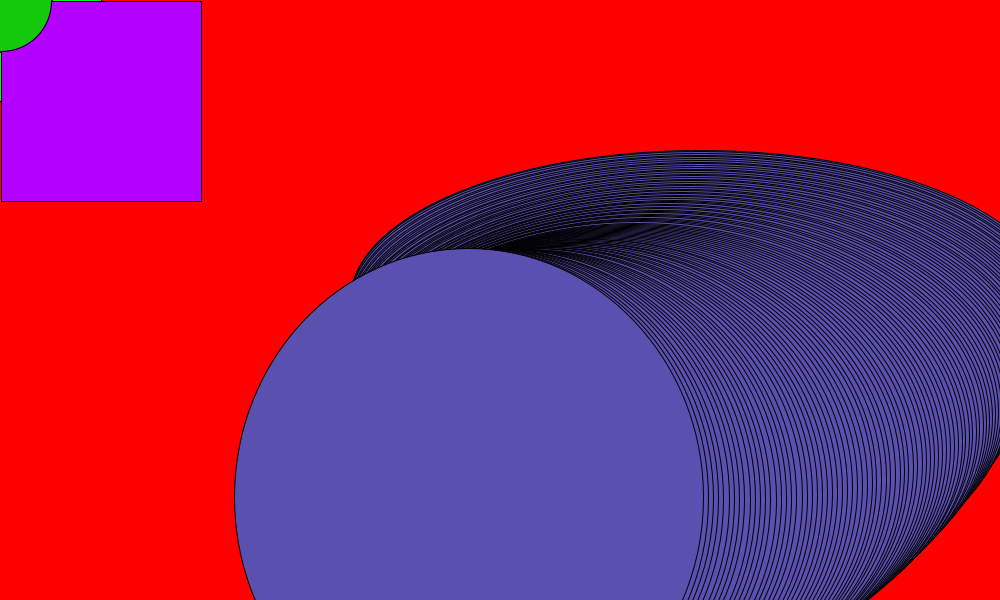
Frame 1 (no input)
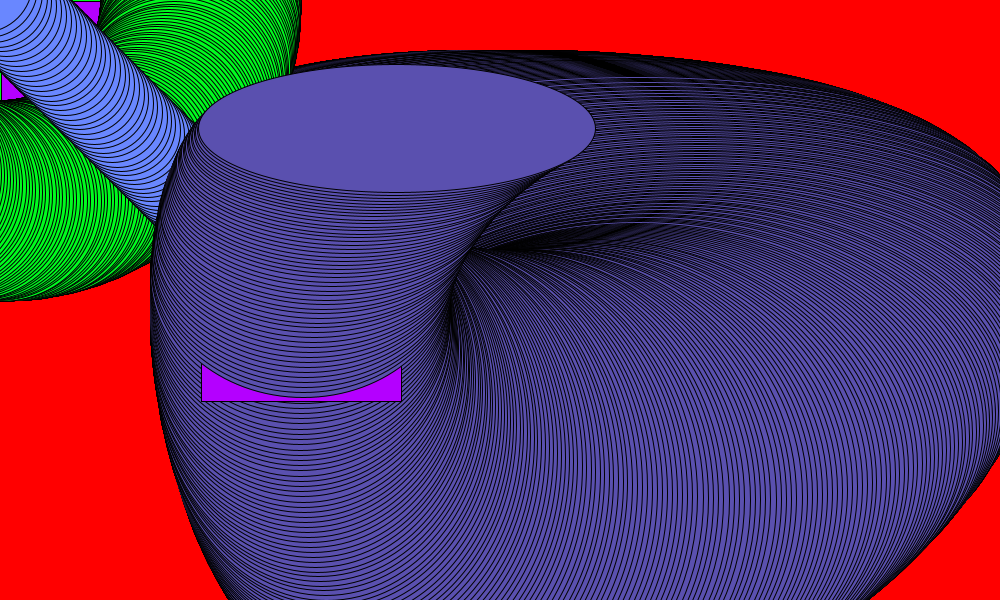
Frame 60 (the mouse pressed at the canvas centre just before this capture)
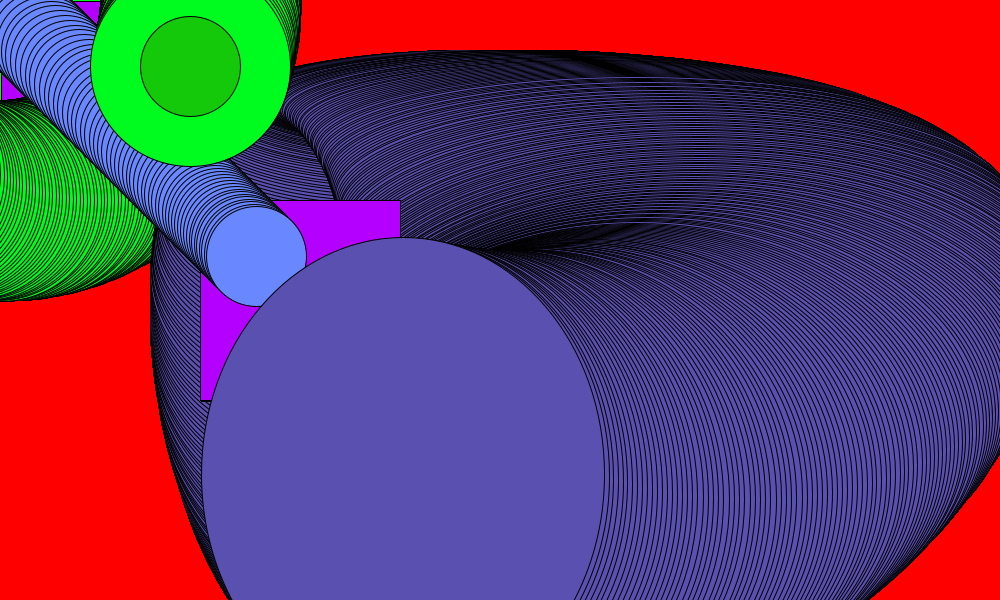
Frame 120 (the mouse held since frame 60 and released just before this capture)

The Processing sketch that drew these frames (run headless with seeded random() and noise(); from frame 60 on, the mouse is pressed at the canvas centre):

// Processing sketch: processing_78411
// ── processing_78411.pde

//Devon Kelley HW#7
//may cause seizure

Circle[] circles;
float x,y,angle;

void setup(){
  background(255,0,0);
  size(1000,600);
   circles = new Circle[100];
   for(int i=0; i< circles.length; i++){
    circles[i]=new Circle(random(width),random(height),random(-5,5),random(-5,5));
  }
  x=0;
  y=0;
  angle=0;
}

void draw(){
  for(int i=0; i< circles.length;i++){
    circles[i].move();
    circles[i].displayC();
  }
}


class Circle{
  float x,y,speedX,speedY;
 Circle(float _x,float _y,float x, float y){
   x=_x;
   y=_y;
   speedX=1;
   speedY=1;
 }
 void move(){
   x+=speedX;
   y+=speedY;
 }
 void displayC(){
    fill(0,252,31);
 ellipse(x,y,200,200);
 fill(105,135,255);
 ellipse(x+y,y+x,100,100);
 fill(180,0,255);
 rect(x*y,y*x,200,200);
 fill(20,200,10);
 ellipse(x++,y,100,100);
  x=200*cos(radians(angle));
   y=200*sin(radians(angle));
  fill(90,80,175);
  ellipse(x+width/2,y+height/2,x+width/2,y+height/2);
  angle++;
 }
}
